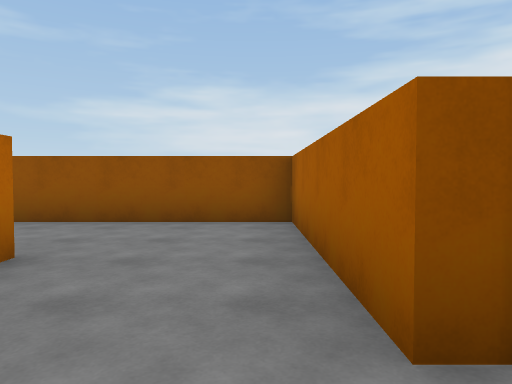
[1] (above)

16 first-person views from a walk through a Unity game level. The camera is 1.3 m above the floor, tilts 2° down and sees 70° across. The floor is counted in squares, 2 m on a side. Each view is taken from the middle of a square. On the plan, view 1 faces up. The plan holds only what a view shows up to about 11 squares ahead; the rest is blank. The player is left out.

[2]
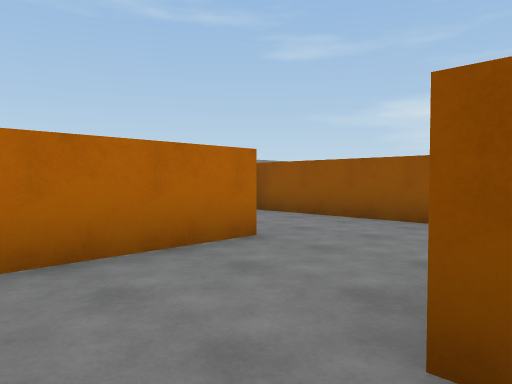

[3]
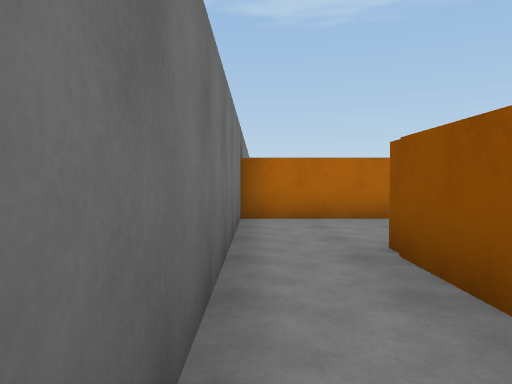

[4]
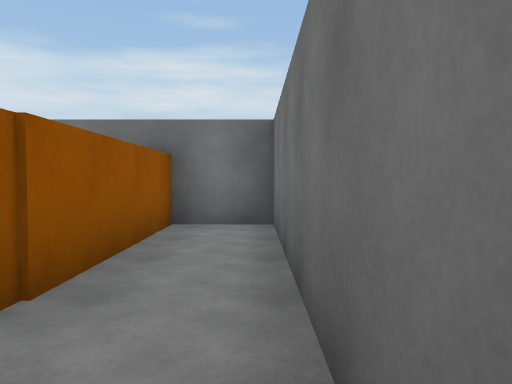

[5]
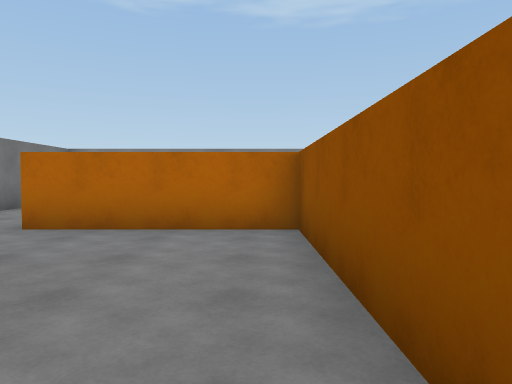

[6]
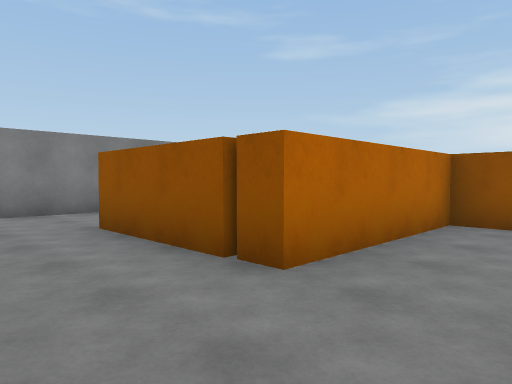

[7]
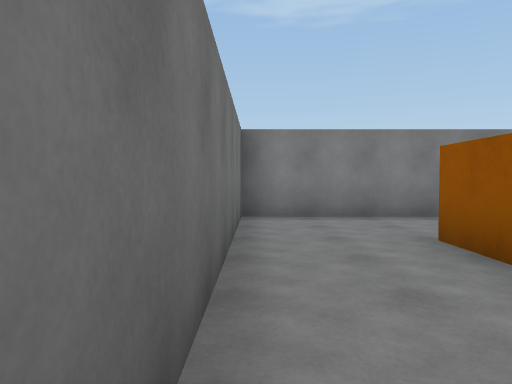

[8]
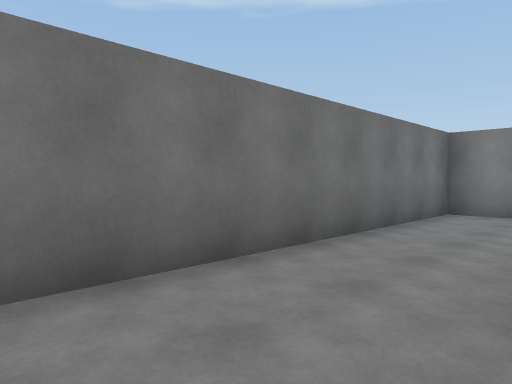

[9]
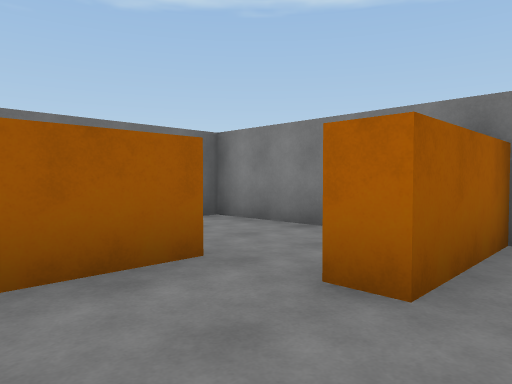

[10]
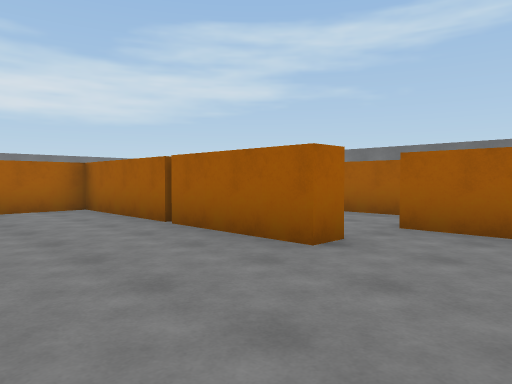

[11]
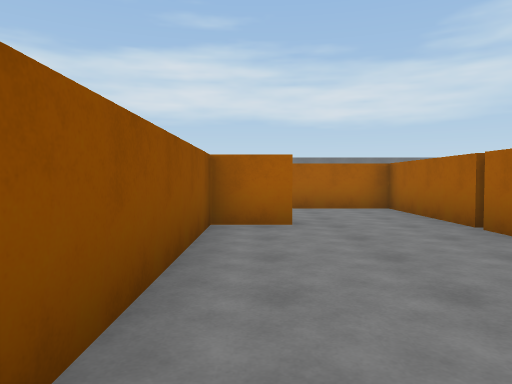

[12]
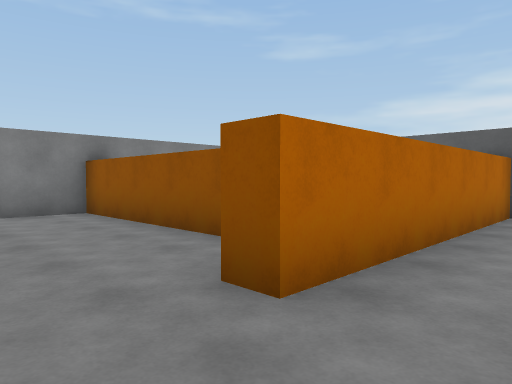

[13]
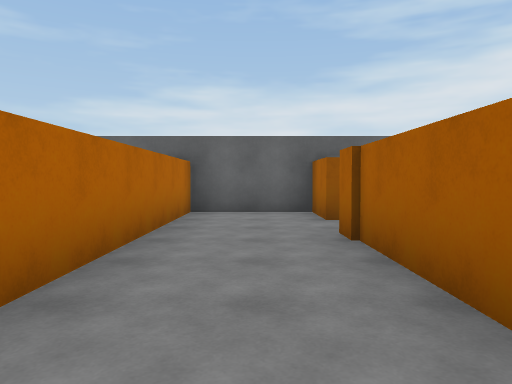

[14]
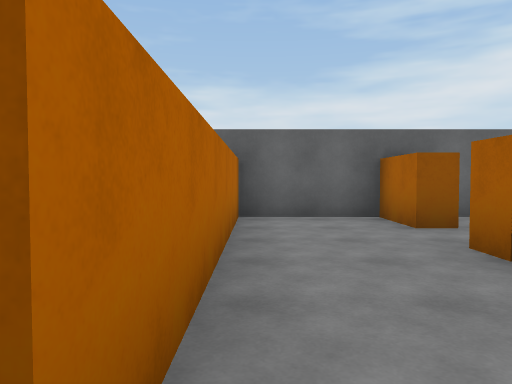

[15]
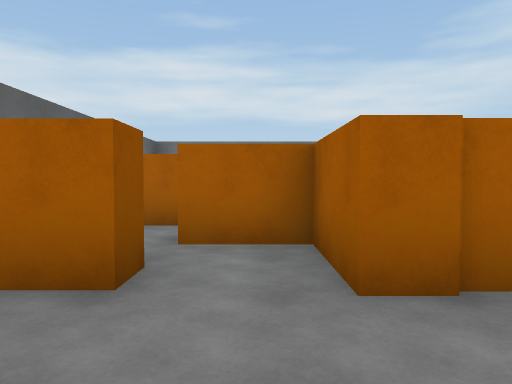

[16]
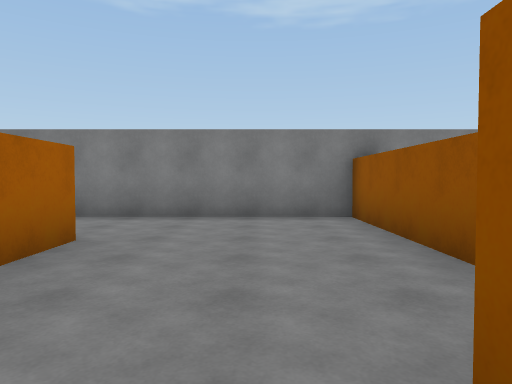

### Floor plan
Ten units are one square. View 1 is at (0, 0); x grows to the right and y downward. Boxes are objects, and circles mark ways between rooms. Rooms are numbered by the first view taken in them; rooms with no view inside come last. Other rooms are left out.
<svg viewBox="-107 -147 154 154">
<path fill="none" stroke="#000" d="M-20 -31 -20 2 42 2 42 -13 6 -13 6 -35M6 -35 6 -56 -16 -56M-79 -25 -60 -25M-79 -42 -79 -36M-47 -34 -47 -19 -79 -19M-102 -32 -102 2 -34 2M-51 -61 -19 -61 -19 -114M-79 -55 -79 -61 -52 -61M-12 -128 -19 -128 -19 -142 -43 -142 -43 -85 -48 -85 -48 -97 -102 -97 -102 -42 -79 -42M-16 -56 -47 -56 -47 -34"/>
<circle cx="-5" cy="-25" r="3" fill="#2a7"/>
<circle cx="-20" cy="-45" r="3" fill="#2a7"/>
<circle cx="-65" cy="-40" r="3" fill="#2a7"/>
<circle cx="-35" cy="-25" r="3" fill="#2a7"/>
<text x="10" y="-10">1</text>
<text x="-10" y="-50">2</text>
<text x="-70" y="-10">3</text>
<text x="-60" y="-90">4</text>
<text x="-30" y="-50">5</text>
</svg>
Room 1 opens to room 2. Room 2 opens to room 5. Room 3 opens to room 4. Room 3 opens to room 5.

Where each view was taken, in squares from view 1:
view 1: 0 up, 0 right, facing up
view 2: 0 up, 1 right, facing up-left
view 3: 0 up, 4 right, facing left
view 4: 0 up, 1 left, facing right
view 5: 5 up, 0 right, facing left
view 6: 0 up, 3 left, facing up-left
view 7: 0 up, 4 left, facing left
view 8: 2 up, 3 left, facing down-left
view 9: 5 up, 6 left, facing down-left
view 10: 9 up, 10 left, facing down-right
view 11: 9 up, 10 left, facing right
view 12: 7 up, 3 left, facing up-left
view 13: 7 up, 3 left, facing up
view 14: 8 up, 4 left, facing up
view 15: 12 up, 4 left, facing right
view 16: 8 up, 4 left, facing left
